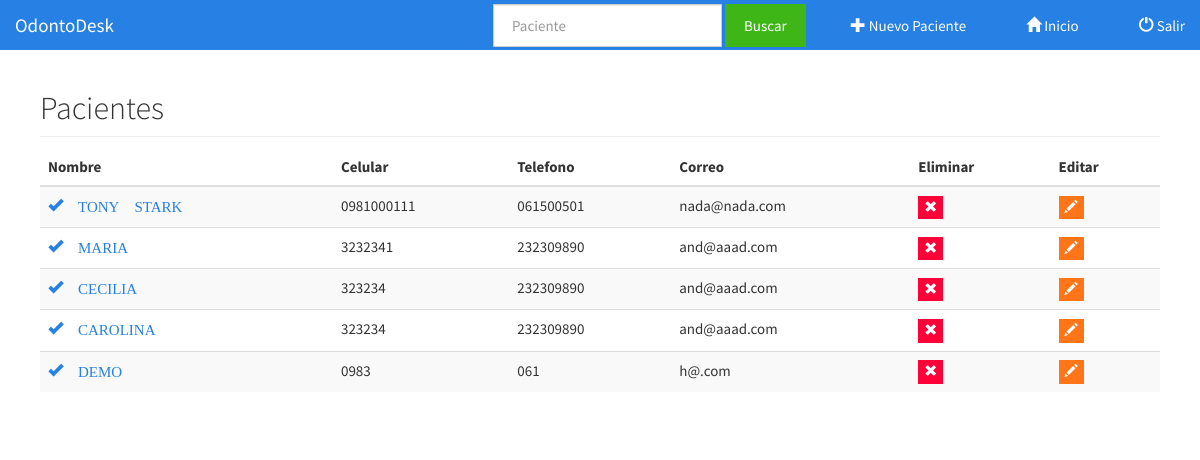
Page /pacientes.php on the committed database.
### tables this page shows
CREATE TABLE IF NOT EXISTS `pacientes` (
  `id` int(11) NOT NULL AUTO_INCREMENT,
  `ci` varchar(25) NOT NULL,
  `nombre` varchar(80) NOT NULL,
  `fechanac` date NOT NULL,
  `celular` varchar(25) NOT NULL,
  `telefono` varchar(25) NOT NULL,
  `correo` varchar(80) NOT NULL,
  `direccion` varchar(140) NOT NULL,
  `antecedentes` varchar(100) NOT NULL,
  `sosu` varchar(45) NOT NULL,
  `sosd` varchar(45) NOT NULL,
  PRIMARY KEY (`id`)
);

### pool/Crud.php (called while the page is built, shortened)
<?php
class Crud{
  public $select;
  public $from;
  public $condition;
  public function Read (){
    $model=	new Conexion();
    $conexion=$model->conectar();
    $select=$this->select;
    $from=$this->from;
    $condition=$this->condition;
    $sql="SELECT $select FROM $from $condition";
    $consulta=$conexion->prepare($sql);
    $consulta->execute();
  }
}

### pacientes.php (the view, shortened to what this page needs)
<?php
require 'pool/Crud.php';
?>
<!DOCTYPE html>
<html lang="es">
<head>
  <link href="css/bootstrap.min.css" rel="stylesheet">
  <link rel="stylesheet" href="css/bootstrap.css">
  <link rel="stylesheet" href="css/dashboard.css">
  <link rel="stylesheet" href="css/jquery-ui.css">
</head>
<body>
  <div class="navbar navbar-inverse navbar-fixed-top">
    <div class="navbar-header">
      <a class="navbar-brand" href="#">OdontoDesk</a>
    </div>
    <div class="navbar-collapse collapse navbar-inverse-collapse">
      <ul class="nav navbar-nav navbar-right">
        <form class="navbar-form navbar-left" role="search" acton="<?php echo $_SERVER['PHP_SELF'];?>" method="POST">
          <div class="form-group">
            <input type="text" id="bpac" name="bpac" class="form-control" placeholder="Paciente">
          </div>
          <button type="submit" class="btn btn-success">Buscar</button>
        </form>
        <li><a data-toggle="modal" data-target="#myNew"><span class="glyphicon glyphicon-plus"></span>  Nuevo Paciente</a></li>
        <li><a href="panel.php"><span class="glyphicon glyphicon-home"></span>  Inicio</a></li>
        <li><a href="pool/logout.php"><span class="glyphicon glyphicon-off"></span> Salir</a></li>
      </ul>
    </div>
  </div>
  <div class="container-fluid">
    <div class="row">
      <div class="col-sm-9  col-md-12 main">
        <h2 class="sub-header">Pacientes</h2>
        <div class="table-responsive">
          <table class="table table-striped">
            <thead>
              <tr>
                <th>Nombre</th>
                <th>Celular</th>
                <th>Telefono</th>
                <th>Correo</th>
                <th>Eliminar</th>
                <th>Editar</th>
              </tr>
            </thead>
            <tbody>
              <?php
              if(isset($_POST['busca'])){
                $bupa=new Crud;
                $bupa->select='*';
                $bupa->from='pacientes';
                $bupa->condition='nombre like "'.$_POST['bpac'].'%"';
                $bupa->Read();
                $pafilas=$bupa->rows;
                $patotal=count($pafilas);
                foreach($pafilas as $lispabu):
                ?>
                <tr>
                  <td id="b<?=$lispabu['id']?>"><a href="ficha.php?id_ficha=<?=$lispabu['id']?>"><span class="glyphicon glyphicon-ok"> <?=$lispabu['nombre']?></span></a></td>
                  <td id="d<?=$lispabu['id']?>"><?=$lispabu['celular']?></td>
                  <td id="e<?=$lispabu['id']?>"><?=$lispabu['telefono']?></td>
                  <td id="f<?=$lispabu['id']?>"><?=$lispabu['correo']?></td>
                  <td id="eliminar"><a class="open-EditRow btn btn-danger btn-xs" data-toggle="modal" data-target="#myModal" data-id="<?=$lispabu['id']?>">
                    <span class="glyphicon glyphicon-remove"></span>
                  </a></td>
                  <td id="editar"><button class="open-Up btn btn-warning btn-xs" data-toggle="modal" data-target="#myUp" data-id="<?=$lispabu['id']?>">
                    <span class="glyphicon glyphicon-pencil"></span>
                  </button></td>
                </tr>
                <?php
              endforeach;
            }else{
              $bupa=new Crud;
              $bupa->select='*';
              $bupa->from='pacientes';
              $bupa->Read();
              $pafilas=$bupa->rows;
              foreach($pafilas as $lispabu):
                  ?>
                  <tr>
                    <td ><a href="ficha.php?id_ficha=<?=$lispabu['id']?>"><span id="b<?=$lispabu['id']?>" class="glyphicon glyphicon-ok"> <?=$lispabu['nombre']?></span></a></td>
                    <td id="d<?=$lispabu['id']?>"><?=$lispabu['celular']?></td>
                    <td id="e<?=$lispabu['id']?>"><?=$lispabu['telefono']?></td>
                    <td id="f<?=$lispabu['id']?>"><?=$lispabu['correo']?></td>
                    <td id="eliminar"><a class="open-EditRow btn btn-danger btn-xs" data-toggle="modal" data-target="#myModal" data-id="<?=$lispabu['id']?>">
                      <span class="glyphicon glyphicon-remove"></span>
                    </a></td>
                    <td id="editar"><button class="open-Up btn btn-warning btn-xs" data-toggle="modal" data-target="#myUp" data-id="<?=$lispabu['id']?>">
                      <span class="glyphicon glyphicon-pencil"></span>
                    </button></td>
                  </tr>
                  <?php
              endforeach;
            }
              ?>
            </tbody>
          </table>
        </div>
      </div>
    </div>
  </div>
</body>
</html>

### css/dashboard.css (style rules this page uses)
body { padding-top: 50px; }
.sub-header { padding-bottom: 10px; border-bottom: 1px solid #eee; }
.navbar-fixed-top { border: 0; }
.main { padding: 20px; }
@media (min-width: 768px) { .main { padding-right: 40px; padding-left: 40px; } }

### rows in the picture
pacientes: nombre "TONY STARK", celular "0981000111", telefono "061500501", correo "nada@nada.com"
pacientes: nombre "MARIA", celular "3232341", telefono "232309890", correo "and@aaad.com"
pacientes: nombre "CECILIA", celular "323234", telefono "232309890", correo "and@aaad.com"
pacientes: nombre "CAROLINA", celular "323234", telefono "232309890", correo "and@aaad.com"
pacientes: nombre "DEMO", celular "0983", telefono "061", correo "h@.com"
